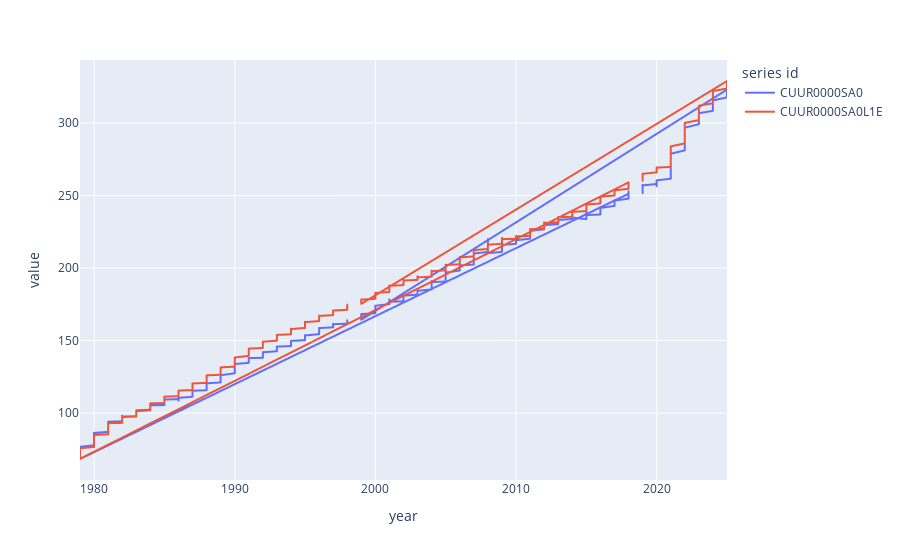

Source (notebook cell):
### Code cell
px.line(df[df['series id'].isin(['CUUR0000SA0', 'CUUR0000SA0L1E'])], x="year", y="value", color="series id")

### Figure 1 — Plotly figure (JSON) as saved in the notebook; plotly's stock layout.template omitted (floating-point values rounded to 4 significant figures; data arrays with more than 128 entries replaced by an {"elided": "..."} marker saying what was removed)
{"data": [{"hovertemplate": "series id=CUUR0000SA0<br>year=%{x}<br>value=%{y}<extra></extra>", "legendgroup": "CUUR0000SA0", "line": {"color": "#636efa", "dash": "solid"}, "marker": {"symbol": "circle"}, "mode": "lines", "name": "CUUR0000SA0", "showlegend": true, "type": "scattergl", "x": {"elided": "559 int values"}, "xaxis": "x", "y": {"elided": "559 float values"}, "yaxis": "y"}, {"hovertemplate": "series id=CUUR0000SA0L1E<br>year=%{x}<br>value=%{y}<extra></extra>", "legendgroup": "CUUR0000SA0L1E", "line": {"color": "#EF553B", "dash": "solid"}, "marker": {"symbol": "circle"}, "mode": "lines", "name": "CUUR0000SA0L1E", "showlegend": true, "type": "scattergl", "x": {"elided": "559 int values"}, "xaxis": "x", "y": {"elided": "559 float values"}, "yaxis": "y"}], "layout": {"legend": {"title": {"text": "series id"}, "tracegroupgap": 0}, "margin": {"t": 60}, "xaxis": {"anchor": "y", "domain": [0, 1], "title": {"text": "year"}}, "yaxis": {"anchor": "x", "domain": [0, 1], "title": {"text": "value"}}}}
